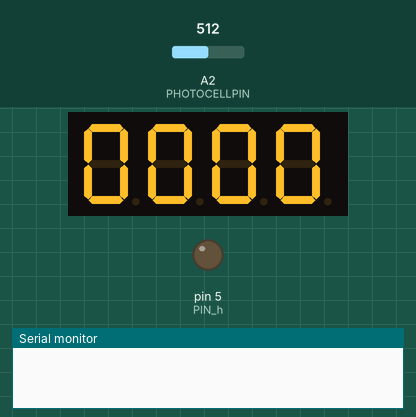
Recording of a sketch running on a simulated Arduino Uno, built with avr-gcc and run on an emulated ATmega328P. Parts: 4-digit seven-segment display, output pins drawn as LEDs (lit = HIGH), the last lines printed to the serial monitor. Wiring (inferred from the names in the program): 4-digit 7-segment display, segments lit when HIGH: segments pin 12, pin 8, pin 4, pin 6, pin 7, pin 11, pin 3; digit selects pin 2, pin 9, pin 10, pin 13. The inputs (shaded band) are chosen by the test bench; at power-on: A2 (PHOTOCELLPIN) = 512. Random numbers use the default seed unless the sketch sets one; the segment pins are drawn as the display they are named for; pins used as bus, display or sensor lines are not drawn.

Above: at 1.2 s.
1.3 s: A2 (PHOTOCELLPIN) set to 0
At 1.5 s:
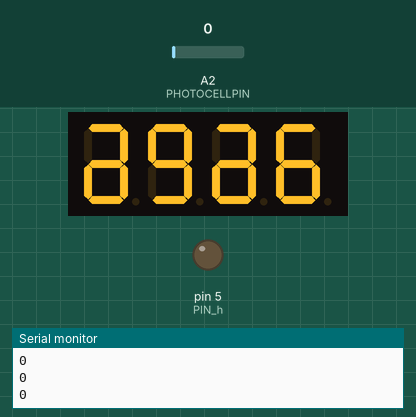
At 1.9 s:
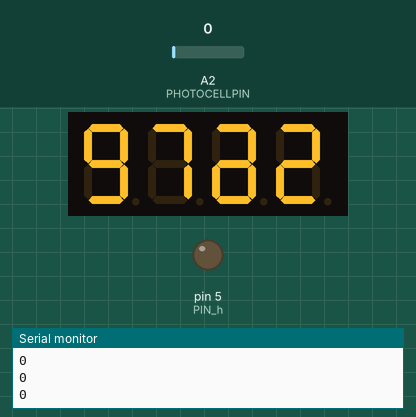
Timing chart, 0 to 4.3 s (numbered marks = the images above; inputs shaded):
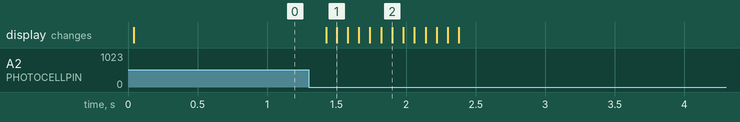

Measured:
- after the input at 1.3 s, the display: first changes after 0.12 s (image 1 shows a later state)

The sketch:

TaiwanLotto.ino
```cpp
#define CRITICALVALUE  300

#define PIN_0 2
#define PIN_g 3
#define PIN_c 4
#define PIN_h 5
#define PIN_d 6
#define PIN_e 7
#define PIN_b 8
#define PIN_1 9
#define PIN_2 10
#define PIN_f 11
#define PIN_a 12
#define PIN_3 13

#define POS_NUM 4
#define SEG_NUM 8

#define ALLDARK 10

#define PHOTOCELLPIN  2
#define BUTTONPIN  1

const byte pos_pins[POS_NUM] = {PIN_0, PIN_1, PIN_2, PIN_3};
const byte seg_pins[SEG_NUM] = {PIN_a, PIN_b, PIN_c, PIN_d, PIN_e, PIN_f, PIN_g, PIN_h};


#define t true
#define f false
const boolean data[11][SEG_NUM] = {
  {t, t, t, t, t, t, f, f}, // 0
  {f, t, t, f, f, f, f, f}, // 1
  {t, t, f, t, t, f, t, f}, // 2
  {t, t, t, t, f, f, t, f}, // 3
  {f, t, t, f, f, t, t, f}, // 4
  {t, f, t, t, f, t, t, f}, // 5
  {t, f, t, t, t, t, t, f}, // 6
  {t, t, t, f, f, f, f, f}, // 7
  {t, t, t, t, t, t, t, f}, // 8
  {t, t, t, t, f, t, t, f}, // 9
  {f, f, f, f, f, f, f, f}, // all false
};

int* num;

void pf(const char *fmt, ... ){
    char tmp[128]; // max is 128 chars
    va_list args;
    va_start (args, fmt );
    vsnprintf(tmp, 128, fmt, args);
    va_end (args);
    Serial.print(tmp);
}

void setDigit(int pos, int n){
  if(pos < 0 || 3 < pos){
    pf("error pos=%d\n", pos);
    return;
  }

  for(int p = 0; p < POS_NUM; p++){
    if(p == pos)
      digitalWrite(pos_pins[p], LOW);
    else
      digitalWrite(pos_pins[p], HIGH);
  }

  if(0 <= n && n <= 10){
    for(int i = 0; i < SEG_NUM; i++){
      digitalWrite(seg_pins[i], data[n][i] == t ? HIGH : LOW);
    }
  }
  else{
    for(int i = 0; i < SEG_NUM; i++){
      digitalWrite(seg_pins[i], LOW);
    }
    digitalWrite(PIN_h, HIGH);
    pf("error pos=%d, n=%d\n", pos, n);
  }
}

void setNumber(int number)
{
  int n0, n1, n2, n3;
  n3 = number / 1000;
  number %= 1000;
  n2 = number / 100;
  number %= 100;
  n1 = number / 10;
  n0 = number % 10;

  setDigit(0, n0); delay(5);
  setDigit(1, n1); delay(5);
  setDigit(2, n2); delay(5);
  setDigit(3, n3); delay(5);
}

void setDarkZeroNumber(int number)
{
  int n0, n1, n2, n3;
  n3 = number / 1000;
  number %= 1000;
  n2 = number / 100;
  number %= 100;
  n1 = number / 10;
  n0 = number % 10;

  setDigit(0, n0==0?10:n0); delay(5);
  setDigit(1, n1); delay(5);
  setDigit(2, n2); delay(5);
  setDigit(3, n3==0?10:n3); delay(5);
}

void setFIFA2014(int scoreA,int scoreB)
{

  setDigit(0, scoreA); delay(5);
  setDigit(1, 10); delay(5);
  setDigit(2, 10); delay(5);
  setDigit(3, scoreB); delay(5);
}

unsigned long time_previous;
void setup() {
  Serial.begin(115200);
  pinMode(BUTTONPIN, INPUT);

  for(int i = 0; i < POS_NUM; i++){
    pinMode(pos_pins[i], OUTPUT);
    digitalWrite(pos_pins[i], HIGH);
  }
  for(int i = 0; i < SEG_NUM; i++){
    pinMode(seg_pins[i], OUTPUT);
    digitalWrite(seg_pins[i], LOW);
  }

  time_previous = millis();
}

int number = 0;
boolean flagPickNum=false;
int maskLightTimes=0;
void fourStartLotto(){
  if(flagPickNum){
    setNumber(number);
  }else{
    int photocellVal = analogRead(PHOTOCELLPIN);
     randomSeed(analogRead(PHOTOCELLPIN)*random(0,maskLightTimes*10));

    if(photocellVal<CRITICALVALUE){
        Serial.println(photocellVal);
        ++maskLightTimes;
        if(maskLightTimes==50){
          flagPickNum=true;
          number=random(0000, 9999);
          return;
        }
        setNumber(random(1111, 9999));

    }
    else{
        if(maskLightTimes<=0)
           setNumber(0);
        else
          setNumber(random(1111, 9999));
    }

  }
}

#define BINGONUMCOUNT 80
#define RESULTCOUNT   10
int arrayBingoNum[BINGONUMCOUNT];
int arrayResult[RESULTCOUNT];
int displayIndex=0;

void bingoLotto(){

  if(flagPickNum){
    unsigned long time_now = millis();
    if(time_now - time_previous > 1000){
      time_previous += 1000;
      number=arrayResult[displayIndex%RESULTCOUNT];

      ++displayIndex;

    }
    setDarkZeroNumber(number*10);

    //delay(500);

  }else{
    int photocellVal = analogRead(PHOTOCELLPIN);

    if(photocellVal<CRITICALVALUE){
        Serial.println(photocellVal);
        ++maskLightTimes;
        if(maskLightTimes==30){
          flagPickNum=true;

          for(int i=0;i<BINGONUMCOUNT;i++){
            arrayBingoNum[i]=i+1;
          }

          for(int i=0;i<RESULTCOUNT;i++){
            arrayResult[i]=0;
          }

          for(int times=0;times<RESULTCOUNT;times++){
            randomSeed(analogRead(PHOTOCELLPIN)*random());
            int index=random(0,BINGONUMCOUNT-times);
            arrayResult[times]=arrayBingoNum[index];

            for(int pickIdx=index;pickIdx<BINGONUMCOUNT-1;pickIdx++){
              arrayBingoNum[pickIdx]=arrayBingoNum[pickIdx+1];
            }
            arrayBingoNum[BINGONUMCOUNT-1]=0;
          }
          for(int i=0;i<RESULTCOUNT;i++){
            pf("number %d =%d\n", i+1,arrayResult[i]);
          }

          return;
        }
        setNumber(random(1111, 9999));

    }
    else{
        if(maskLightTimes<=0)
           setNumber(0);
        else
          setNumber(random(1111, 9999));
    }

  }

}

int teamA,teamB;
void predictionFIFA(){

  if(flagPickNum){

    setFIFA2014(teamA,teamB);

  }else{
    int photocellVal = analogRead(PHOTOCELLPIN);
    Serial.println(photocellVal);
    if(photocellVal<CRITICALVALUE){
        Serial.println(photocellVal);
        ++maskLightTimes;
        if(maskLightTimes==30){
          flagPickNum=true;

         int score[160];
         for(int i=0;i<160;i++){

           if(i>=0&&i<40)score[i]=0;
           else if(i==40) score[i]=9;
           else if(i>=41&&i<81) score[i]=1;
           else if(i==81) score[i]=8;
           else if(i>=82&&i<121) score[i]=2;
           else if(i==121) score[i]=7;
           else if(i>=122&&i<125) score[i]=6;
           else if(i>=125&&i<145) score[i]=3;
           else if(i>=145&&i<149) score[i]=5;
           else score[i]=4;

         }
          randomSeed(analogRead(PHOTOCELLPIN)*random(0,80));
          teamA=score[random(0, 159)];

          randomSeed(analogRead(PHOTOCELLPIN)*random(81,160));
          teamB=score[random(0, 159)];
          return;
        }
        setNumber(random(1111, 9999));

    }
    else{
        if(maskLightTimes<=0)
           setNumber(0);
        else
          setNumber(random(1111, 9999));
    }

  }

}


void loop() {

  //Serial.println(10);
  fourStartLotto();
  //bingoLotto();
   //predictionFIFA();
}
```
